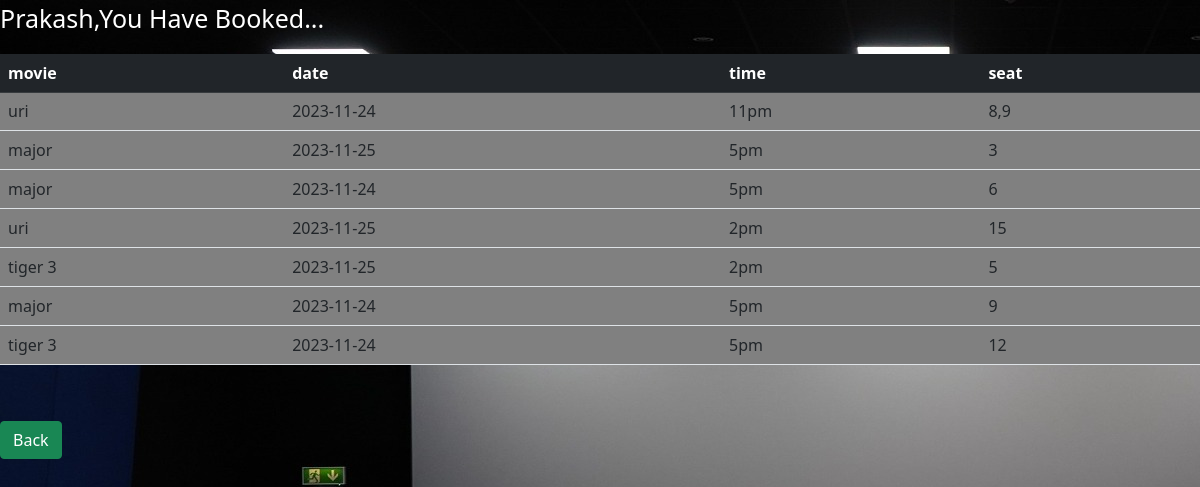
Screenshot of /book/actions/view_book.php (signed in) with the database file from the repository.
### tables this page shows
CREATE TABLE `booking_details` (
  `id` int(11) NOT NULL,
  `booking_id` int(11) NOT NULL,
  `seat` varchar(10) NOT NULL,
  `dt_created` timestamp NOT NULL DEFAULT current_timestamp(),
  `dt_updated` timestamp NOT NULL DEFAULT current_timestamp() ON UPDATE current_timestamp()
);

CREATE TABLE `booking` (
  `id` int(11) NOT NULL,
  `movie_id` int(2) NOT NULL,
  `date` varchar(20) NOT NULL,
  `time` varchar(20) NOT NULL,
  `user_id` int(11) DEFAULT NULL,
  `promocode` varchar(20) DEFAULT NULL,
  `dt_created` timestamp NOT NULL DEFAULT current_timestamp(),
  `dt_updated` timestamp NOT NULL DEFAULT current_timestamp() ON UPDATE current_timestamp()
);

### book/actions/view_book.php (the view, shortened to what this page needs)
<?php
include('connection.php');
?>
<html lang="en">
<head>
    <link href="https://cdn.jsdelivr.net/npm/bootstrap@5.0.2/dist/css/bootstrap.min.css" rel="stylesheet">
    <link href="../public/assets/style.css" rel="stylesheet" />
</head>
<body>
    <p><?php session_start();
        $userrr = $_SESSION['username'];
        echo $userrr . ',you have booked...' ?></p>
    <table id="view_tbl" class="table">
        <thead class="table-dark">
            <tr>
                <th>movie</th>
                <th>date</th>
                <th>time</th>
                <th>seat</th>
        </thead>
        <tr>
            <?php
            $id = $_SESSION['id'];
            $users = "select * from booking INNER JOIN booking_details ON booking.id=booking_details.booking_id where user_id=$id";
            $query = mysqli_query($conn, $users);
            while ($row = mysqli_fetch_array($query)) {
                ?>
                <td> <?php if ($row['movie_id'] == 1) {
                                echo "major";
                            }
                            if ($row['movie_id'] == 2) {
                                echo "uri";
                            }
                            if ($row['movie_id'] == 3) {
                                echo "tiger 3";
                            } ?>
                </td>
                <td><?php echo $row['date']; ?></td>
                <td><?php echo $row['time']; ?></td>
                <td><?php echo $row['seat']; ?></td>
        </tr>
    <?php
    }
    ?>
    </table>
    <a href="../book.php"><button type="button" class="btn btn-success" name="back">Back</button></a>
</body>
</html>

### book/public/assets/style.css (style rules this page uses)
button { margin-top: 40px; }
body { background-image: url("../images/screen3.jpg"); color: aliceblue; }
table { background-color: grey; }
p { color: white; font-size: 25px; text-transform: capitalize; }

### rows the page displays
booking_details: shows "uri", booking.date "2023-11-24", booking.time "11pm", seat "8,9"
booking_details: shows "major", booking.date "2023-11-25", booking.time "5pm", seat "3"
booking_details: shows "major", booking.date "2023-11-24", booking.time "5pm", seat "6"
booking_details: shows "uri", booking.date "2023-11-25", booking.time "2pm", seat "15"
booking_details: shows "tiger 3", booking.date "2023-11-25", booking.time "2pm", seat "5"
booking_details: shows "major", booking.date "2023-11-24", booking.time "5pm", seat "9"
booking_details: shows "tiger 3", booking.date "2023-11-24", booking.time "5pm", seat "12"

### other values shown
$userrr "Prakash"
